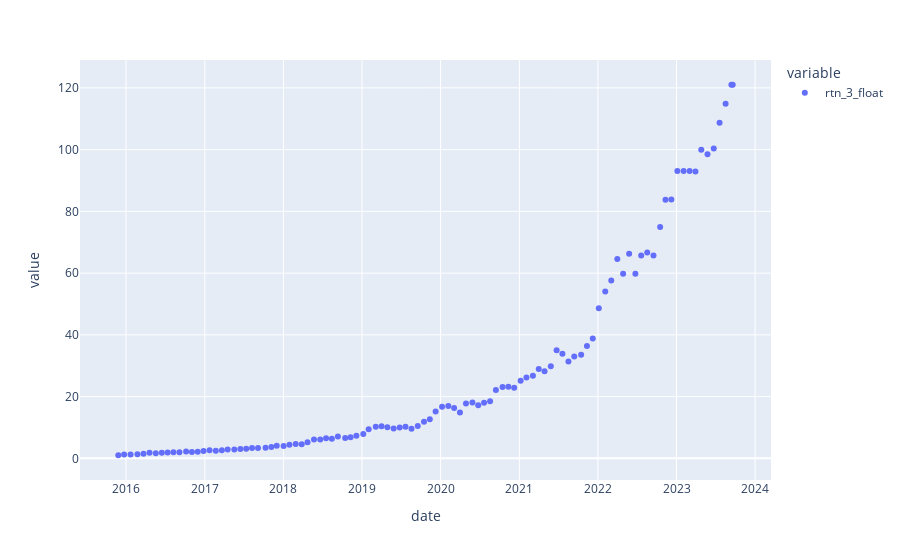

The notebook cell this image was saved under:
### Code cell
(
    df_result_opt['rtn_3_float']
    + 1
).cumprod().plot(kind='scatter')
